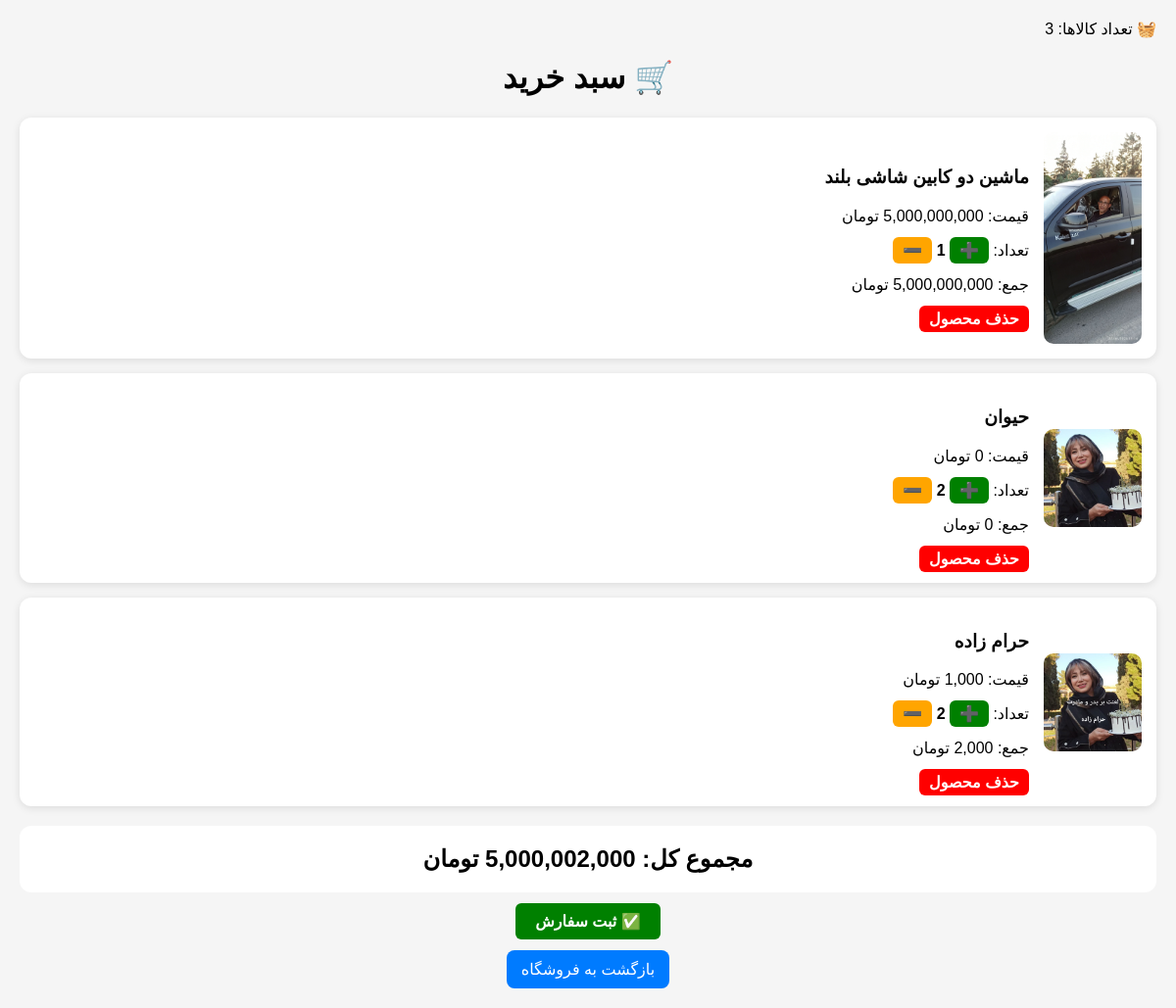
Before: /cart/ (signed in) with the older database file.
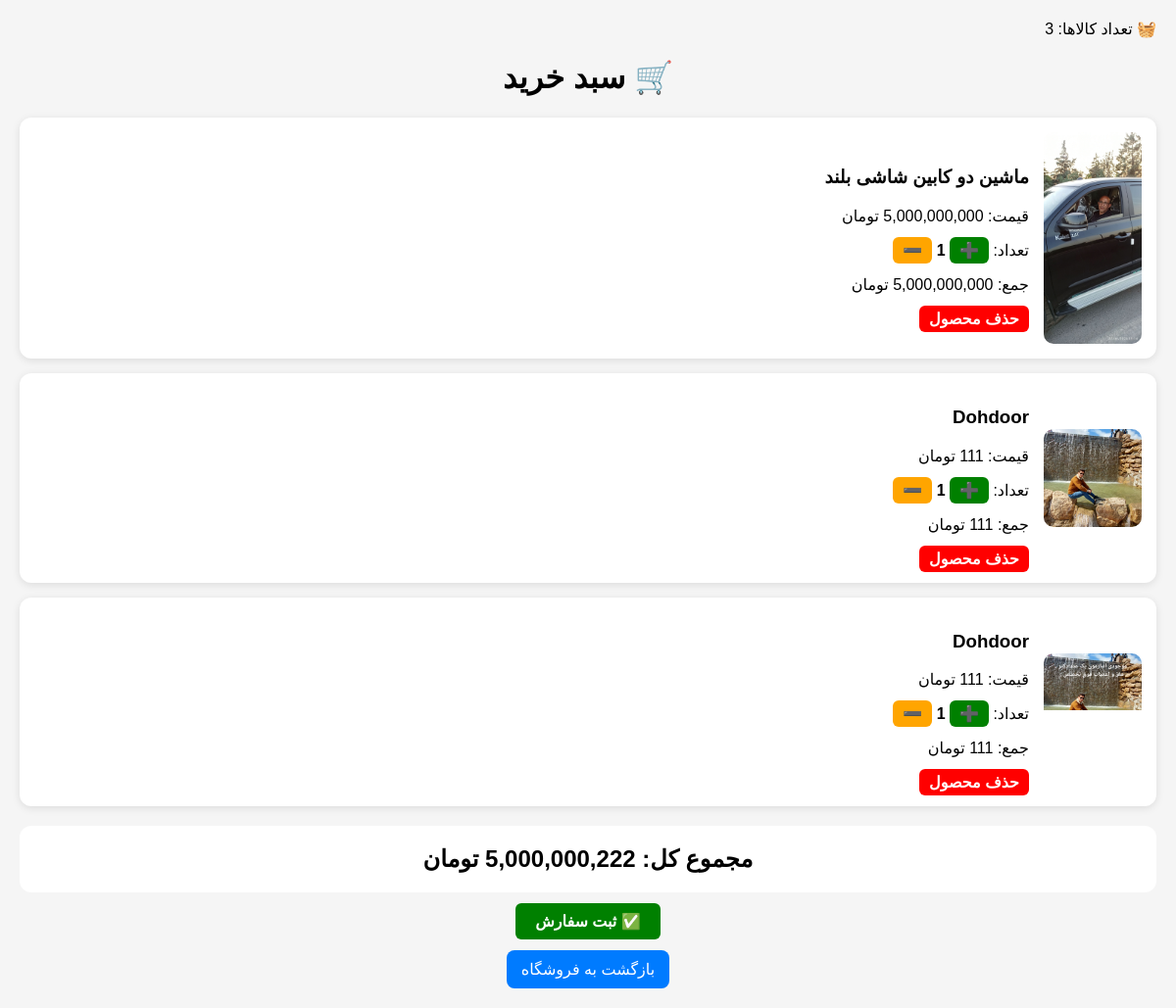
After: the same page with the newer database file.
### cart/models.py (models this page shows, shortened)
class CartItem(models.Model):
    user = models.ForeignKey(User, on_delete=models.CASCADE)
    product = models.ForeignKey(Product, on_delete=models.CASCADE)
    quantity = models.PositiveIntegerField(default=1)
    def total_price(self):
        return self.product.price * self.quantity

### shop/models.py (models this page shows, shortened)
class Product(models.Model):
    name = models.CharField(max_length=100)
    price = models.IntegerField()
    image = models.ImageField(
        upload_to='products/',
        null=True,
        blank=True
    )

### cart/views.py (the view)
# urls.py: path('', views.cart_detail, name='cart_detail'),
@login_required
def cart_detail(request):
    items = CartItem.objects.filter(user=request.user)
    total = 0
    for item in items:
        total += item.total_price()
    return render(request, 'cart/cart.html', {
        'items': items,
        'total': total
    })

### templates/cart/cart.html (shortened to what this page needs)
{% load humanize %}
<!DOCTYPE html>
<html lang="fa" dir="rtl">
<head>
    <p>
🧺 تعداد کالاها:
{{ items|length }}
</p>
</head>
<body>
<h1>🛒 سبد خرید</h1>
{% if items %}
    {% for item in items %}
    <div class="cart-item">
        <div class="product-row">
            {% if item.product.image %}
                <img src="{{ item.product.image.url }}" alt="{{ item.product.name }}">
            {% endif %}
            <div class="product-info">
                <h3>{{ item.product.name }}</h3>
                <p>قیمت: {{ item.product.price|intcomma }} تومان</p>
                <p>
                    تعداد:
                    <a class="btn plus" href="{% url 'increase_quantity' item.id %}">➕</a>
                    <strong>{{ item.quantity }}</strong>
                    <a class="btn minus" href="{% url 'decrease_quantity' item.id %}">➖</a>
                </p>
                <p>
                    جمع: {{ item.total_price|intcomma }} تومان
                </p>
                <a class="btn delete" href="{% url 'remove_from_cart' item.id %}">
                    حذف محصول
                </a>
            </div>
        </div>
    </div>
    {% endfor %}
    <div class="total">
        مجموع کل: {{ total|intcomma }} تومان
    </div>
    <div style="text-align:center; margin-top:20px;">
        <a class="btn" href="{% url 'place_order' %}" style="background:green; padding:10px 20px;">
            ✅ ثبت سفارش
        </a>
    </div>
{% else %}
    <p style="text-align:center;">
        سبد خرید خالی است.
    </p>
{% endif %}
<div style="text-align:center;">
    <a class="back" href="/shop/">
        بازگشت به فروشگاه
    </a>
</div>
</body>
</html>

### templates/cart/cart.html (style rules this page uses)
body { font-family: Tahoma, sans-serif; background: #f5f5f5; margin: 20px; }
h1 { text-align: center; }
.cart-item { background: white; padding: 15px; margin-bottom: 15px; border-radius: 12px; box-shadow: 0 2px 8px rgba(0,0,0,0.1); }
.product-row { display: flex; align-items: center; gap: 15px; }
.product-row img { width: 100px; border-radius: 10px; }
.product-info { flex: 1; }
.btn { text-decoration: none; padding: 5px 10px; border-radius: 6px; color: white; font-weight: bold; }
.plus { background: green; }
.minus { background: orange; }
.delete { background: red; }
.total { background: white; padding: 20px; border-radius: 12px; text-align: center; font-size: 24px; font-weight: bold; margin-top: 20px; }
.back { display: inline-block; margin-top: 20px; text-decoration: none; background: #007bff; color: white; padding: 10px 15px; border-radius: 8px; }

Changed rows visible on the page:
removed CartItem: product.image (picture), product.name "حیوان", quantity "2"
removed CartItem: product.image (picture), product.name "حرام زاده", quantity "2", total_price "2,000"
added CartItem: product.image (picture), product.name "Dohdoor", product.price "111", quantity "1", total_price "111"
added CartItem: product.image (picture), product.name "Dohdoor", product.price "111", quantity "1", total_price "111"
Other visible differences:
{{ total|intcomma }}: "5,000,002,000" → "5,000,000,222"
